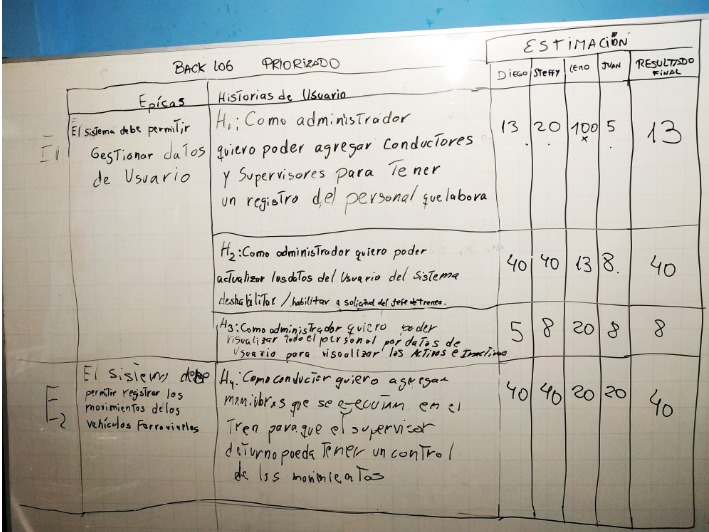
#> input picture data/images/1.jpeg, 709 x 532 px; its folder holds only this picture in this run
$ python images.py
#> lines starting #> are read from the running program, lines starting #| are printed output that depends on the picture; after the words box and inside, x2 and y2 are one past the last pixel; in counts of white or black regions, pixels touching at a corner belong together
#> in ocr_en_carpeta, imagen is the input picture: shape (532, 709, 3); mean B, G, R 171.9, 180.2, 180.9
import cv2
import pytesseract
import numpy as np
import os

# Preprocesamiento global para documentos escaneados o fotografiados
def preprocesar_documento_completo(imagen):
    gris = cv2.cvtColor(imagen, cv2.COLOR_BGR2GRAY)
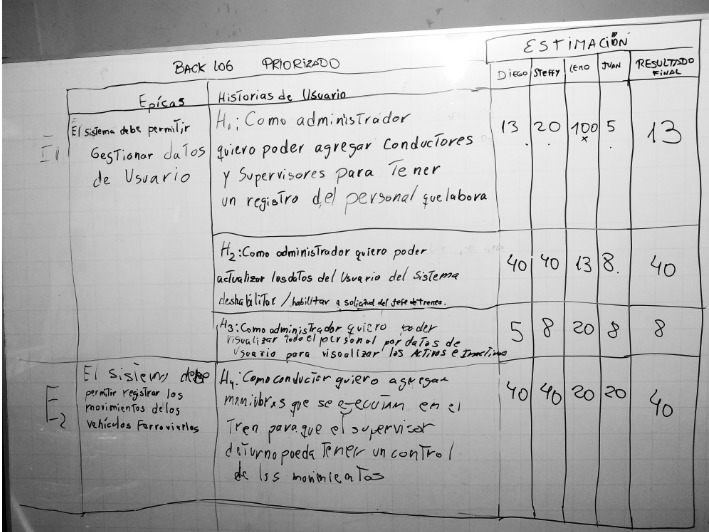
#> gris: shape (532, 709); min 0, max 255, mean 179.4
    reescalada = cv2.resize(gris, None, fx=1.5, fy=1.5, interpolation=cv2.INTER_LINEAR)
    filtrada = cv2.bilateralFilter(reescalada, 9, 75, 75)
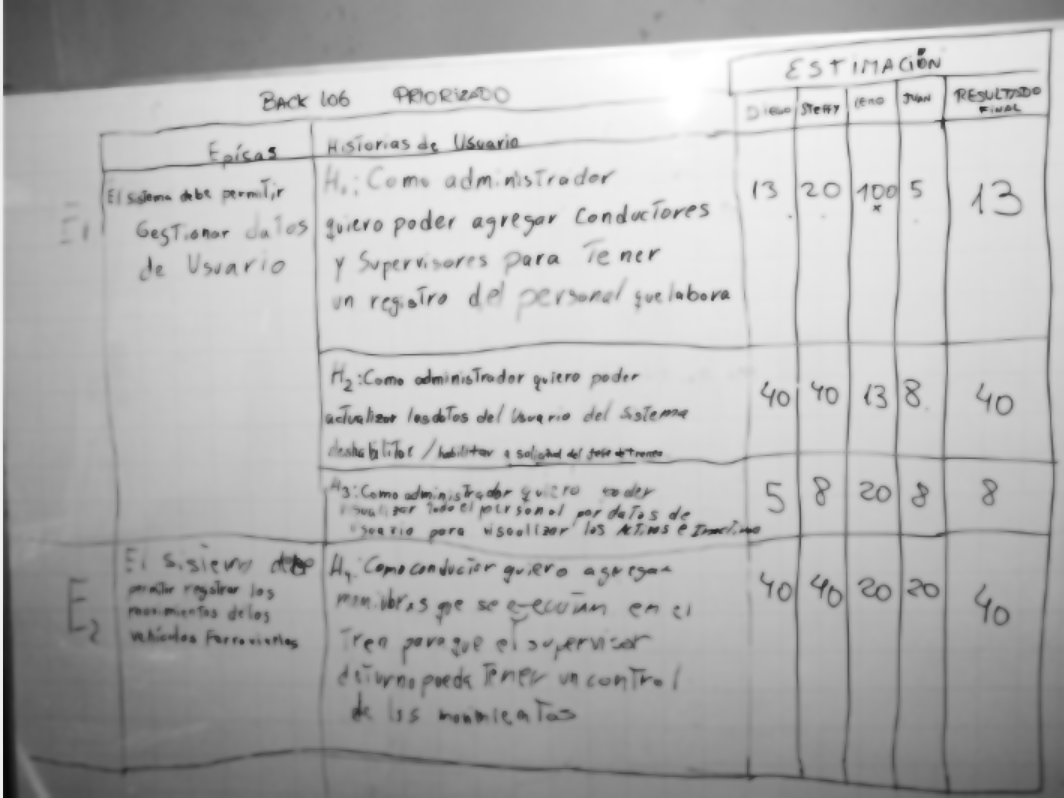
#> filtrada: shape (798, 1064); min 4, max 255, mean 179.9
    umbral = cv2.adaptiveThreshold(filtrada, 255, cv2.ADAPTIVE_THRESH_GAUSSIAN_C,
                                   cv2.THRESH_BINARY, 31, 10)
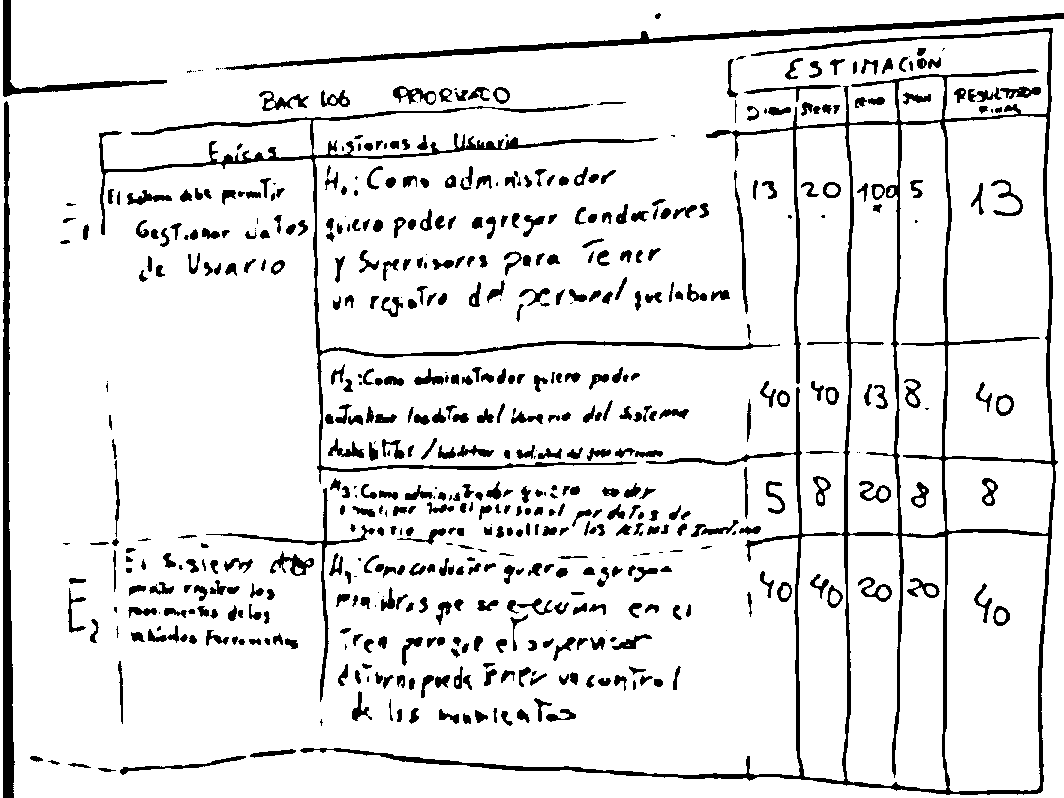
#> umbral: shape (798, 1064); 89.6% white; 594 black regions (82 under 20 px), largest, box (x1, y1, x2, y2) and area: (300, 28, 1058, 795) 20692, (99, 104, 780, 484) 8005, (3, 101, 15, 798) 4887
    invertida = cv2.bitwise_not(umbral)
    return invertida

# Extraer texto de una imagen completa preprocesada
def extraer_texto_completo(imagen, lang='spa'):
    imagen_pre = preprocesar_documento_completo(imagen)
    texto = pytesseract.image_to_string(imagen_pre, lang=lang, config='--psm 6')  # PSM 6 = bloques uniformes de texto
    texto = '\n'.join([line.strip() for line in texto.split('\n') if line.strip() != ''])
    return texto

# Procesar todas las imágenes en una carpeta y guardar los resultados .txt
def ocr_en_carpeta(ruta_carpeta, carpeta_salida="../transcripciones/images"):
    os.makedirs(carpeta_salida, exist_ok=True)
    archivos = [f for f in os.listdir(ruta_carpeta) if f.lower().endswith(('.png', '.jpg', '.jpeg'))]

    for archivo in sorted(archivos):
        ruta_imagen = os.path.join(ruta_carpeta, archivo)
        imagen = cv2.imread(ruta_imagen)
        if imagen is None:
            print(f"[AVISO] No se pudo cargar: {archivo}")
            continue

        print(f"[INFO] Procesando: {archivo}")
        texto = extraer_texto_completo(imagen)

        nombre_salida = os.path.splitext(archivo)[0] + ".txt"
        ruta_salida = os.path.join(carpeta_salida, nombre_salida)

        with open(ruta_salida, "w", encoding="utf-8") as f:
            f.write(texto)

        print(f"[✔] Transcripción guardada: {ruta_salida}")

    print(f"[✅] OCR completo. Todas las transcripciones están en '{carpeta_salida}'.")

# Ejecutar
if __name__ == "__main__":
    ocr_en_carpeta("../data/images")
#> (the call stopped at in extraer_texto_completo, `texto = pytesseract.image_to_string(imagen_pre, lang=lang, config='--p..`: pytesseract is not available in this run)
